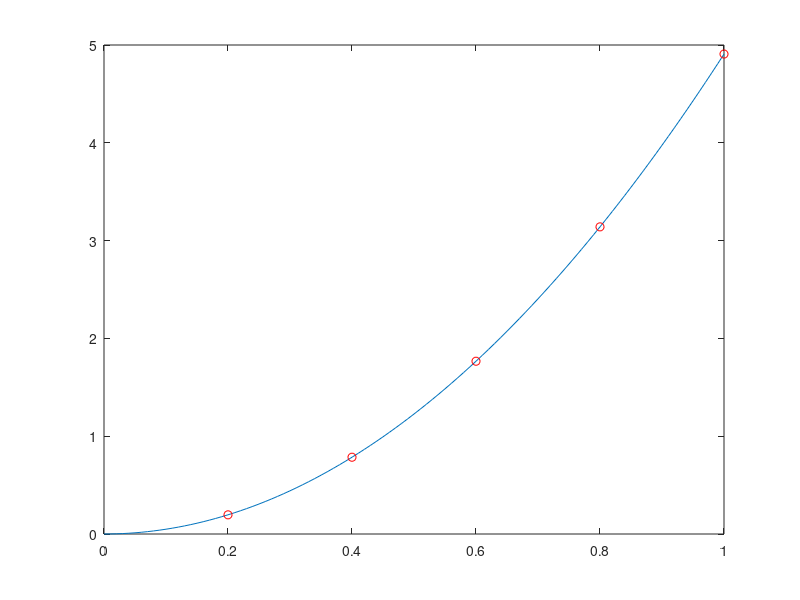

Reproduce this figure in MATLAB.
%Ejercicio 3
clf;
j=1;
for i=0:0.01:1
    x(j) = i;
    j = j+1;
end
y = 4.9073 * x.^2;

x_o = [0.2 0.4 0.6 0.8 1];
y_o = [0.196 0.785 1.7665 3.1405 4.9075];

plot(x,y,x_o,y_o,'or');